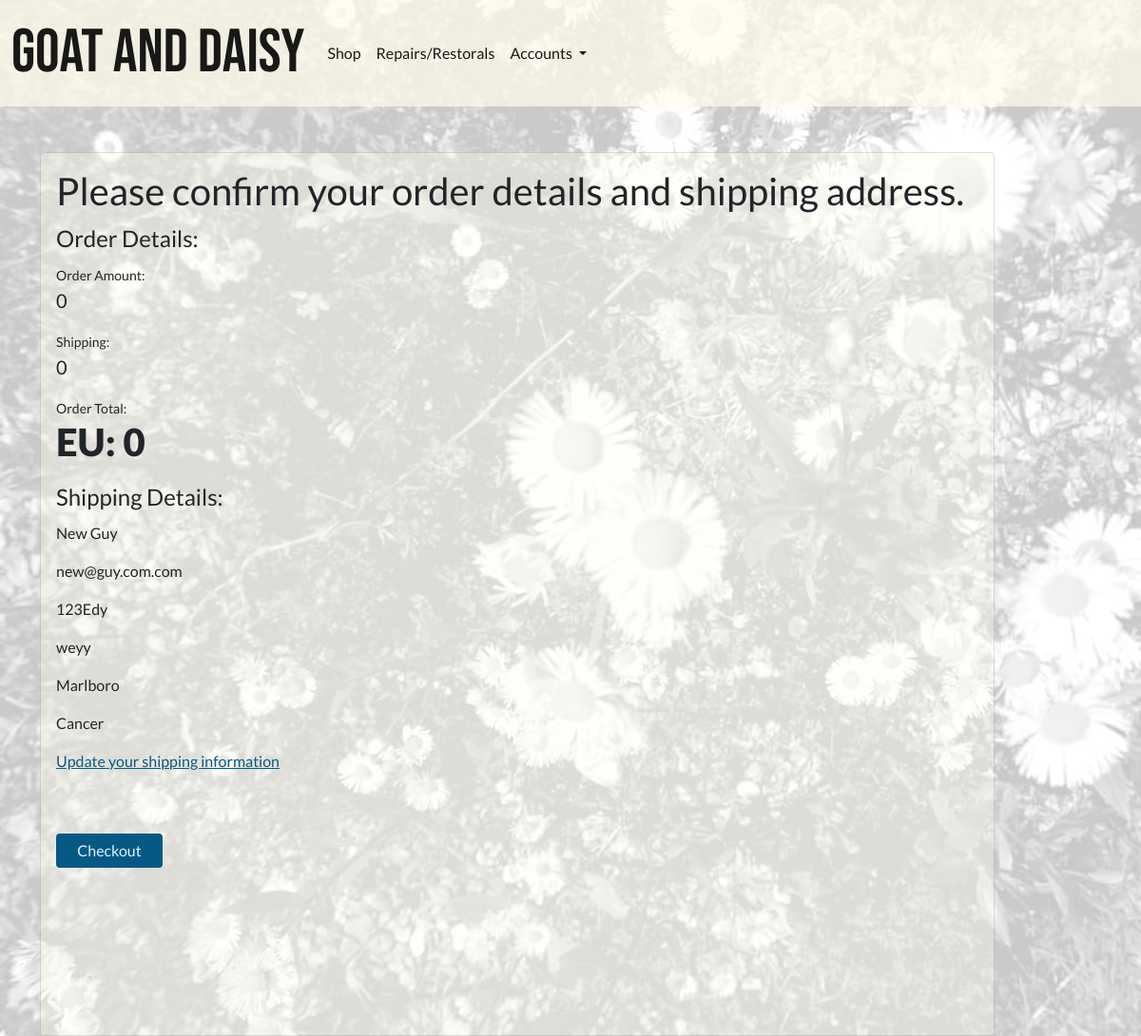
The app's page /invoices/confirm-details/ (signed in) with its own data.
### profiles/models.py (models this page shows, shortened)
class Customer(models.Model):
    username = models.OneToOneField(
        User, on_delete=models.CASCADE, null=True, editable=False)
    email = models.EmailField(unique=True, default="start@domain.dj")
    full_name = models.CharField(max_length=100, null=True, blank=True)
    address1 = models.CharField(max_length=100, null=True, blank=True)
    address2 = models.CharField(max_length=100, null=True, blank=True)
    postcode = models.CharField(max_length=40, null=True, blank=True)
    town_or_city = models.CharField(max_length=40, null=True, blank=True)
    country = models.CharField(max_length=40, null=True, blank=True)
    notes = models.TextField(null=True, blank=True)
    staff_notes = models.TextField(null=True, blank=True)
    has_active_shop_orders = models.BooleanField(default=False)
    has_active_repairs = models.BooleanField(default=False)

### invoices/views.py (the view, shortened to what this page needs)
# urls.py: path('confirm-details/', views.precheckout, name="precheckout"),
def precheckout(request):
    if request.method == "GET":
        if request.user.is_authenticated:
            customer_profile = get_object_or_404(
                Customer, username=request.user)
        else:
            customer_profile = {"full_name": "Your order:"}
        form = ShopCheckoutForm()
        context = {
            'form': form,
            'customer_profile': customer_profile,
        }
        return render(request, 'invoices/precheckout.html', context)

### invoices/forms.py
class ShopCheckoutForm(forms.ModelForm):
    class Meta:
        model = models.ShopCustomerInvoice
        exclude = ['notes', 'is_completed', 'paid_on',
                   'shipping_cost', 'order_amount', 'order_total']
    def __init__(self, *args, **kwargs):
        super().__init__(*args, **kwargs)
        self.fields['full_name'].required = True
        self.fields['email'].required = True
        self.fields['address1'].required = True
        self.fields['postcode'].required = True
        self.fields['town_or_city'].required = True
        self.fields['country'].required = True
        placeholders = {
            'full_name': 'Full Name',
            'email': 'Email Address',
            'address1': 'Address 1',
            'address2': 'Address 2',
            'postcode': 'Postal Code',
            'town_or_city': 'Town Or City',
            'country': 'Country',
        }
        self.fields['full_name'].widget.attrs['autofocus'] = True

### invoices/contexts.py (called while the page is built, shortened)
def shopping_cart(request):
    template_cart = []
    products_count = 0
    order_amount = 0
    shipping = 0
    cart = request.session.get('cart', {})
    for item in enumerate(template_cart):
        products_count += 1
    order_total = order_amount + shipping
    stripe_total = round(order_total * 100)
    context = {
        'template_cart': template_cart,
        'products_count': products_count,
        'order_amount': order_amount,
        'shipping': shipping,
        'order_total': order_total,
        'stripe_total': stripe_total,
    }
    return context

### profiles/templatetags/user_in_group_tag.py (called while the page is built)
@register.filter(name='has_group')
def has_group(user, group_name):
    try:
        group = Group.objects.get(name=group_name)
    except Group.DoesNotExist:
        return False
    return group in user.groups.all()

### invoices/templates/invoices/precheckout.html (shortened to what this page needs)
{% extends 'base.html' %}
{% load crispy_forms_tags %}
{% load static %}
{% block extra_css %}
<link rel="stylesheet" href="{% static 'css/daisy_bg_image_trans.css' %}">
{% endblock %}
{% block content %}
{% if user.is_authenticated %}
<div class="card card-limit-90">
  <h1>Please confirm your order details and shipping address. </h1>
  {% else %}
  <h1>Please check your order details and enter your shipping address.</h1>
  {% endif %}
  <form action="." method="POST">
      <fieldset>
        <legend>Order Details:</legend>
        <div class="">
          <small>Order Amount:</small>
          <p class="lead">{{ order_amount }}</p>
          <small>Shipping: </small>
          <p class="lead">{{ shipping }}</p>
          <small>Order Total:</small>
          <p class="display-6"><strong>EU: {{ order_total }}</strong></p>
        </div>
      </fieldset>
      <fieldset>
        <legend>Shipping Details:</legend>
        {% if not user.is_authenticated %} {{form|crispy}} {% else %}
        <p>{{ customer_profile.full_name }}</p>
        <p>{{ customer_profile.email }}</p>
        <p>{{ customer_profile.address1 }}</p>
        <p>{{ customer_profile.address2 }}</p>
        <p>{{ customer_profile.town_or_city }}</p>
        <p>{{ customer_profile.country }}</p>
        <a href="{% url 'public_customer_account_update' customer_profile.id %}">
          <p>Update your shipping information</p>
        </a>
        {% endif %}
      </fieldset>
      <input type="submit" value="Checkout" class="btn btn-info btn-space-above" style="margin-bottom: 10rem; align-self:flex-start">
  </form>
</div>
{% endblock %}

### static/css/site_base_custom.css (style rules this page uses)
body { background-color: var(--amber-100); font-family: "Lato", sans-serif; }
.btn { min-width: 7rem; }
.btn-warning, .btn-info { background-color: var(--sky-800); color: var(--sky-100); border: unset; }
.btn-space-above { margin-top: 3rem; }
a { color: var(--sky-800); font-weight: 400; }
.lead { font-weight: 400; }
.card { background-color: #fffbeb5d; padding: 1rem; }
.card-limit-90 { max-width: 90%; }
.display-6 { font-weight: 700; }

### static/css/daisy_bg_image_trans.css (style rules this page uses)
body { background-image: url("../img/daisys-25.jpg"); background-repeat: no-repeat; background-position: left; background-size: cover; background-attachment: fixed; }

### records on screen
Customer: full_name "New Guy", email "new@guy.com.com", address1 "123Edy", address2 "weyy", town_or_city "Marlboro", country "Cancer"

### other values on screen
{{ order_amount }} "0"
{{ shipping }} "0"
{{ order_total }} "0"
